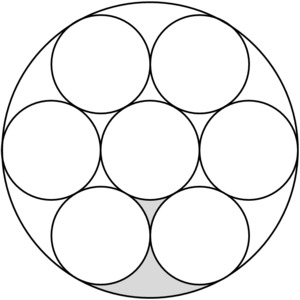
#> input picture thi_giac_may_tinh/buoi4/circle-detection-opencv/images/8circles.png, 300 x 300 px
$ python detect_circles.py
#> lines starting #> are read from the running program, lines starting #| are printed output that depends on the picture; after the words box and inside, x2 and y2 are one past the last pixel; in counts of white or black regions, pixels touching at a corner belong together; long printed decimals are rounded
import numpy as np
import argparse
import cv2

image = cv2.imread('images/8circles.png')
#> image is the input picture: shape (300, 300, 3); min 0, max 255, mean 240.1
gray = cv2.cvtColor(image, cv2.COLOR_BGR2GRAY)
circles = cv2.HoughCircles(gray, cv2.HOUGH_GRADIENT, 1.2, 75)
#> circles = [[149.4, 149.4, 48.48], [100.2, 64.2, 48.6], [198.6, 234.6, 48], [249, 149.4, 48.72], [49.8, 149.4, 48.84], [198.6, 64.2, 47.76], [100.2, 235.8, 47.76]]
print(circles)
#| [[[149.400  149.400   48.480]
#|   [100.200  64.200  48.600]
#|   [198.6      234.6       48.      ]
#|   [249.000  149.400   48.72    ]
#|   [ 49.800 149.400   48.840]
#|   [198.6       64.200  47.760]
#|   [100.200 235.8       47.760]]]
if circles is not None:
	circles = np.round(circles[0, :]).astype("int")	 # ham round: lam tron so, int: ra kieu so nguyen
#> circles = [[149, 149, 48], [100, 64, 49], [199, 235, 48], [249, 149, 49], [50, 149, 49], [199, 64, 48], [100, 236, 48]]
	print(circles)	#in ra (X, Y, ban kinh)
#| [[149 149  48]
#|  [100  64  49]
#|  [199 235  48]
#|  [249 149  49]
#|  [ 50 149  49]
#|  [199  64  48]
#|  [100 236  48]]
	for (x, y, r) in circles:
		cv2.circle(image, (x, y), r, (0, 255, 0), 4)
		cv2.rectangle(image, (x - 5, y - 5), (x + 5, y + 5), (0, 128, 255), -1)
#> this loop made 7 passes
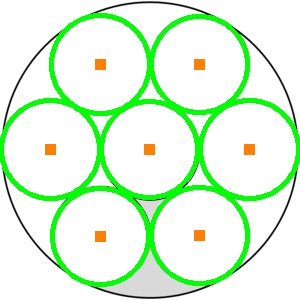
#> image: shape (300, 300, 3); 12.09% of pixels changed, all inside (x1, y1, x2, y2) = (0, 13, 300, 287)

	cv2.imshow("output", image)
	cv2.waitKey(0)

$ run again, with thi_giac_may_tinh/buoi4/circle-detection-opencv/images/soda.png copied over thi_giac_may_tinh/buoi4/circle-detection-opencv/images/8circles.png
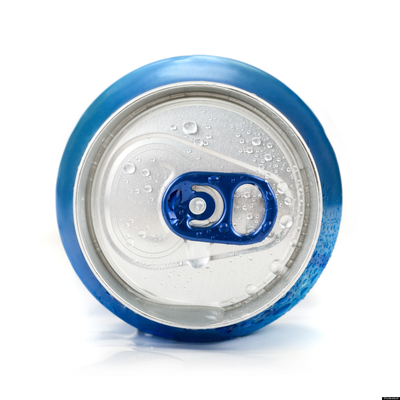
#> input picture thi_giac_may_tinh/buoi4/circle-detection-opencv/images/soda.png, 400 x 400 px
#> image is the input picture: shape (400, 400, 3); mean B, G, R 225.9, 219, 210.8
#> `gray = cv2.cvtColor(image, cv2.COLOR_BGR2GRAY)`:
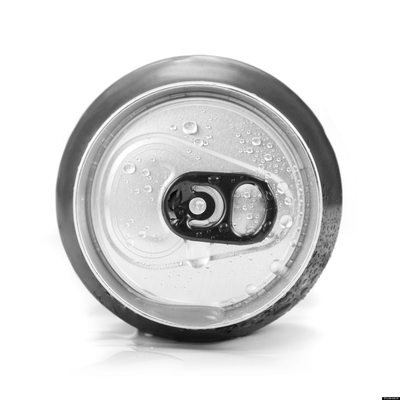
#> gray: shape (400, 400); min 0, max 255, mean 217.4
#> `circles = cv2.HoughCircles(gray, cv2.HOUGH_GRADIENT, 1.2, 75)`: circles = [[190.2, 208.2, 117.2], [215.4, 135, 78.6], [256.2, 256.2, 60.36], [141, 149.4, 46.92]]
#| [[[190.200  208.200  117.24    ]
#|   [215.400  135.        78.600]
#|   [256.2      256.2       60.36    ]
#|   [141.       149.400   46.92    ]]]
#> `circles = np.round(circles[0, :]).astype("int")`: circles = [[190, 208, 117], [215, 135, 79], [256, 256, 60], [141, 149, 47]]
#| [[190 208 117]
#|  [215 135  79]
#|  [256 256  60]
#|  [141 149  47]]
#> the loop `for (x, y, r) in circles:` made 4 passes
#> after the loop `for (x, y, r) in circles:`:
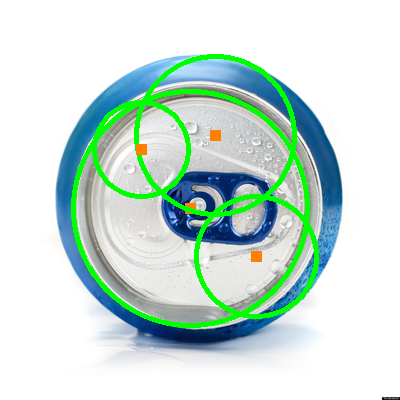
#> image: shape (400, 400, 3); 5.91% of pixels changed, all inside (x1, y1, x2, y2) = (71, 54, 319, 328)
